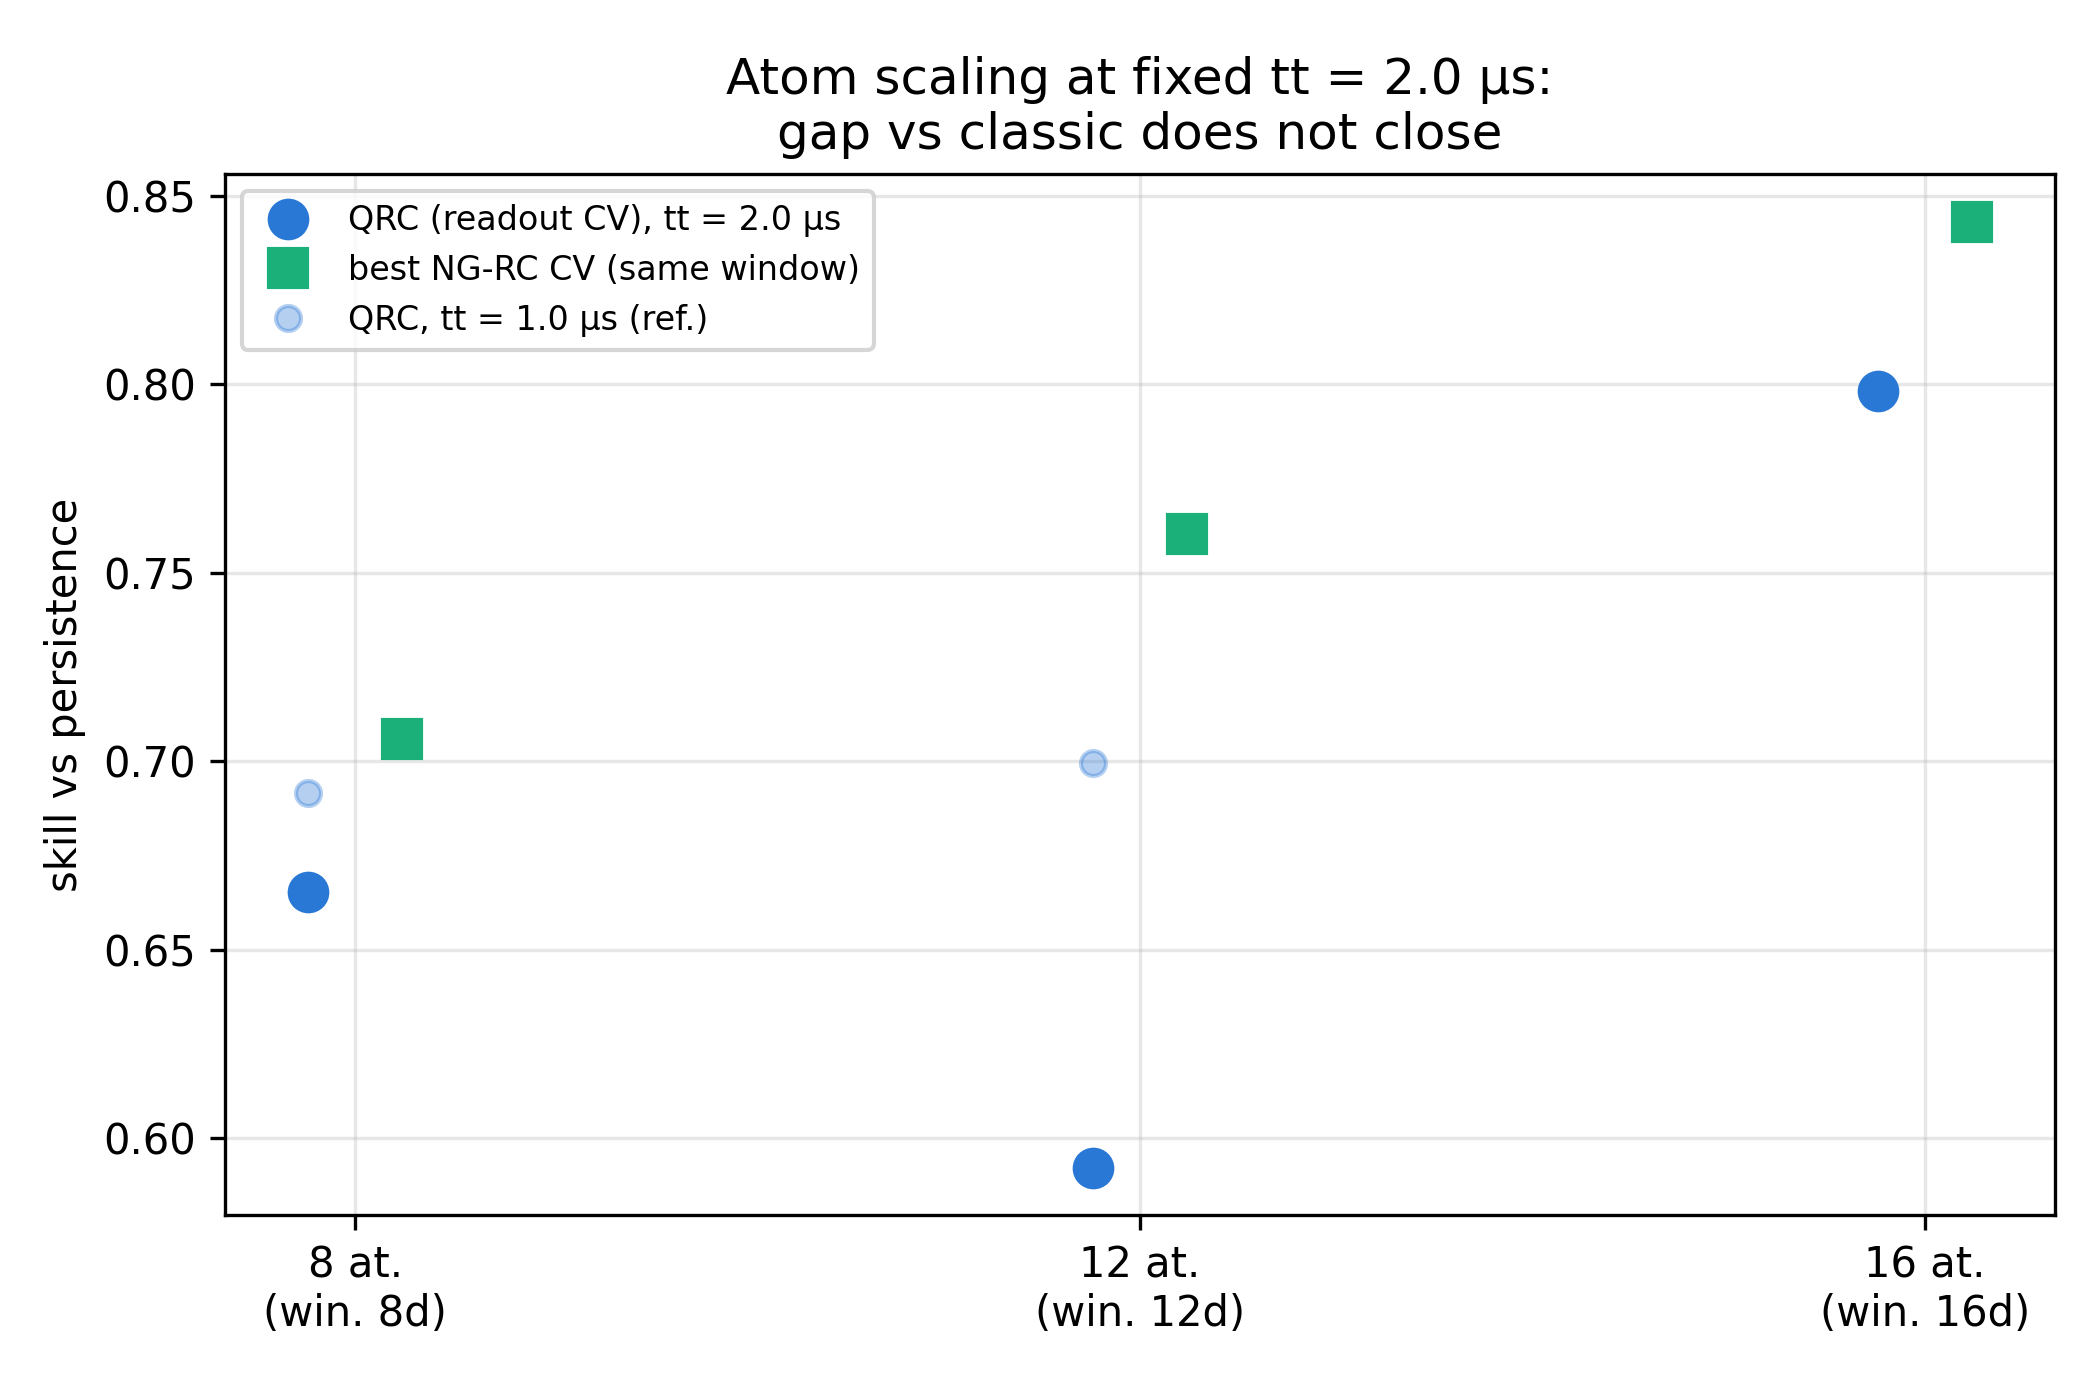

The Python source for this figure:
"""fig_scaling.py — Regenerates scaling comparison across atoms (8/12/16).

CORRECTION relative to session summary: the informally reported triplet
(0.665/0.700/0.798) mixed tt=2.0, tt=1.0 and tt=2.0. The canonical comparison
of this script is at FIXED tt = 2.0 µs (only value computed for 16 atoms),
also reporting tt=1.0 for 8 and 12 atoms as secondary reference.

Configurations (classic always receives SAME window as feeds QRC):
  8 atoms   = 4 states (α, α̇, ξ, ξ̇) × window 2      -> window dim 8
  12 atoms  = 6 states (+w1, w2)     × window 2      -> window dim 12
  16 atoms  = 4 states               × window 4      -> window dim 16
QRC readout: RidgeCV. Classics: NG-RC linear and deg2 (RidgeCV). 3 seeds.

Requires: airfoil_qrc_v5.py, airfoil_simulator.py, data_cache.npz, emb_cache.pkl.
Output: fig_scaling.png and tab_scaling.csv. Deterministic given cache.
"""
import warnings, pickle, sys, csv
warnings.filterwarnings("ignore")
import numpy as np
import importlib.util
from sklearn.linear_model import RidgeCV
import matplotlib; matplotlib.use("Agg")
import matplotlib.pyplot as plt

def dyn_import(name, fp):
    spec = importlib.util.spec_from_file_location(name, fp)
    mod = importlib.util.module_from_spec(spec); sys.modules[name] = mod
    spec.loader.exec_module(mod)
    return mod

q5 = dyn_import("airfoil_qrc_v5_sc", "airfoil_qrc_v5.py")
build_ngrc_model = q5.build_ngrc_model

SEEDS = [1234, 1335, 1436]
CONFIGS = [
    # (atoms, state_indices, window, available tts in cache)
    (8,  (0, 1, 2, 3),       2, [1.0, 2.0]),
    (12, (0, 1, 2, 3, 4, 5), 2, [1.0, 2.0]),
    (16, (0, 1, 2, 3),       4, [2.0]),
]

_d = np.load("data_cache.npz"); XC = _d["XC"]; dt = float(_d["dt"])
i0 = int(round(500.0/dt)); ws = int(round(5.0/dt))
x = XC[i0:i0+int(round(600/dt)), 0]; x = x - x.mean()
ac = np.correlate(x, x, "full")[len(x)-1:len(x)-1+int(round(150/dt))]; ac = ac/ac[0]
char_tu = float(np.where(ac < 1/np.e)[0][0]*dt)
sp = int(round(char_tu/dt))
H_eval = sorted(set(int(round(f*char_tu/dt)) for f in [1, 2, 3])); H_max = max(H_eval)

cache = pickle.load(open("emb_cache.pkl", "rb"))

def protocol(window):
    base = i0 + (window - 1) * ws
    anchors = base + np.arange(66) * sp
    anchors = anchors[(anchors + H_max < len(XC)) & (anchors - (window-1)*ws >= 0)]
    tr = np.arange(0, len(anchors)-22); te = np.arange(len(anchors)-22, len(anchors))
    return anchors, tr, te

def eval_config(atoms, sidx, window, tt):
    anchors, tr, te = protocol(window)
    Xs = XC[:, list(sidx)]
    k = lambda s: ("IV", tt, int(s), atoms, 2, "Z", 500, tuple(sidx), window, 10.0, len(anchors))
    eq, e1, e2, ep = [], [], [], []
    for s in SEEDS:
        E = cache[k(s)]
        Xin = _d[f"dn_{s}"][:, list(sidx)]
        W = np.asarray([Xin[a - (window-1-np.arange(window))*ws].reshape(-1) for a in anchors])
        for H in H_eval:
            Y = Xs[anchors+H] - Xs[anchors]
            m = RidgeCV(alphas=np.logspace(-6, 3, 19), fit_intercept=True).fit(E[tr], Y[tr])
            eq.append(((m.predict(E[te]) - Y[te])**2).mean(1))
            for pool, deg in ((e1, 1), (e2, 2)):
                Yc = build_ngrc_model(degree=deg).fit(W[tr], Y[tr]).predict(W[te])
                pool.append(((Yc - Y[te])**2).mean(1))
            ep.append((Y[te]**2).mean(1))
    mp = np.concatenate(ep).mean()
    return (1 - np.concatenate(eq).mean()/mp,
            1 - np.concatenate(e1).mean()/mp,
            1 - np.concatenate(e2).mean()/mp)

rows = []
for atoms, sidx, window, tts in CONFIGS:
    for tt in tts:
        sq, s1, s2 = eval_config(atoms, sidx, window, tt)
        rows.append({"atoms": atoms, "window_dim": window*len(sidx), "tt": tt,
                     "skill_qrc": sq, "skill_lin": s1, "skill_deg2": s2,
                     "gap": sq - max(s1, s2)})

with open("tab_scaling.csv", "w", newline="") as f:
    w = csv.DictWriter(f, fieldnames=rows[0].keys()); w.writeheader()
    for r in rows: w.writerow({k: (f"{v:.3f}" if isinstance(v, float) else v) for k, v in r.items()})

print(" atoms  dim  tt   | QRC(CV) |  lin CV | deg2 CV |   gap")
for r in rows:
    print(f"  {r['atoms']:3d}  {r['window_dim']:3d}  {r['tt']:.1f}  |  {r['skill_qrc']:+.3f} | "
          f"{r['skill_lin']:+.3f} |  {r['skill_deg2']:+.3f} | {r['gap']:+.3f}")

# ---- figure: canonical comparison at tt = 2.0 ----
r20 = [r for r in rows if r["tt"] == 2.0]
labels = [f"{r['atoms']} at.\n(win. {r['window_dim']}d)" for r in r20]
fig, ax = plt.subplots(figsize=(7, 4.6))
xpos = np.arange(len(r20))
ax.plot(xpos - 0.06, [r["skill_qrc"] for r in r20], "o", color="#2a78d6", ms=9,
        label="QRC (readout CV), tt = 2.0 µs")
ax.plot(xpos + 0.06, [max(r["skill_lin"], r["skill_deg2"]) for r in r20], "s", color="#1baf7a",
        ms=9, label="best NG-RC CV (same window)")
r10 = {r["atoms"]: r for r in rows if r["tt"] == 1.0}
ax.plot([x - 0.06 for x, r in zip(xpos, r20) if r["atoms"] in r10],
        [r10[r["atoms"]]["skill_qrc"] for r in r20 if r["atoms"] in r10],
        "o", color="#2a78d6", ms=6, alpha=0.35, label="QRC, tt = 1.0 µs (ref.)")
ax.set_xticks(xpos); ax.set_xticklabels(labels)
ax.set_ylabel("skill vs persistence")
ax.set_title("Atom scaling at fixed tt = 2.0 µs:\ngap vs classic does not close")
ax.legend(fontsize=8); ax.grid(alpha=0.3)
fig.tight_layout(); fig.savefig("fig_scaling.png", dpi=300)
print("\nfigure: fig_scaling.png  |  data: tab_scaling.csv")
